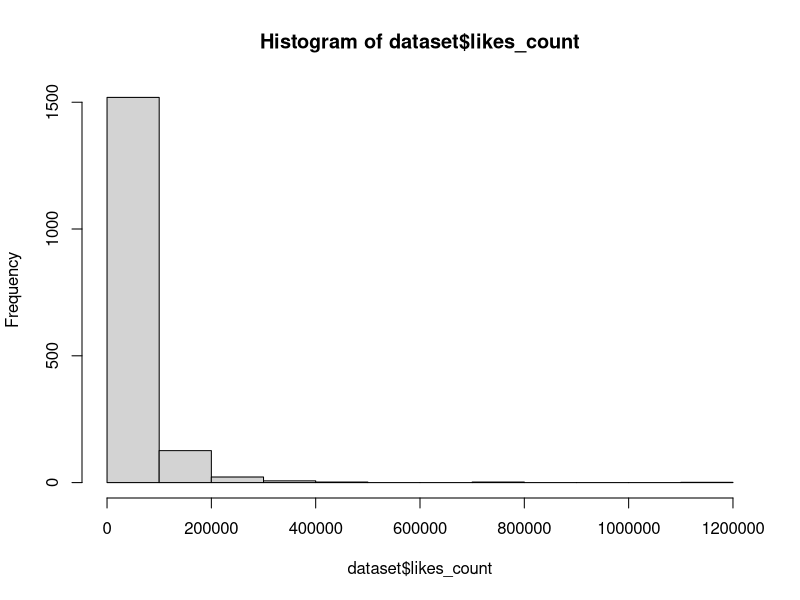
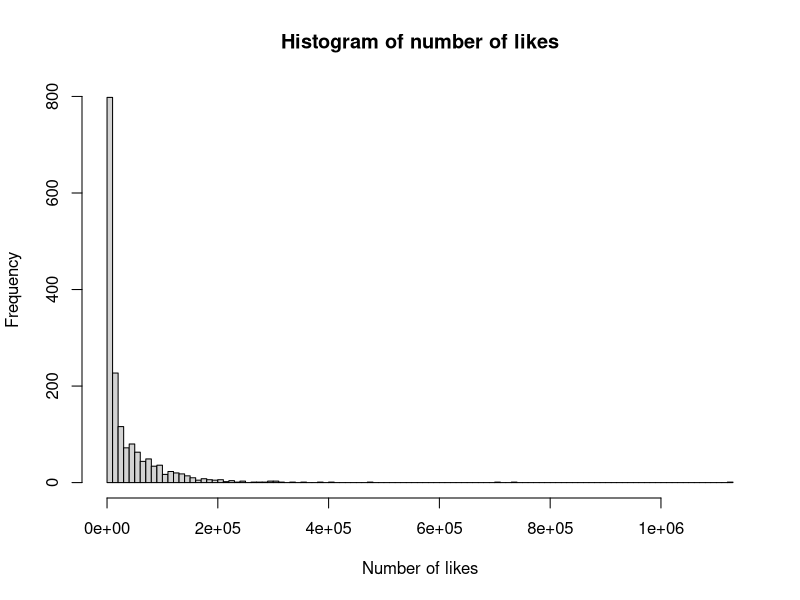
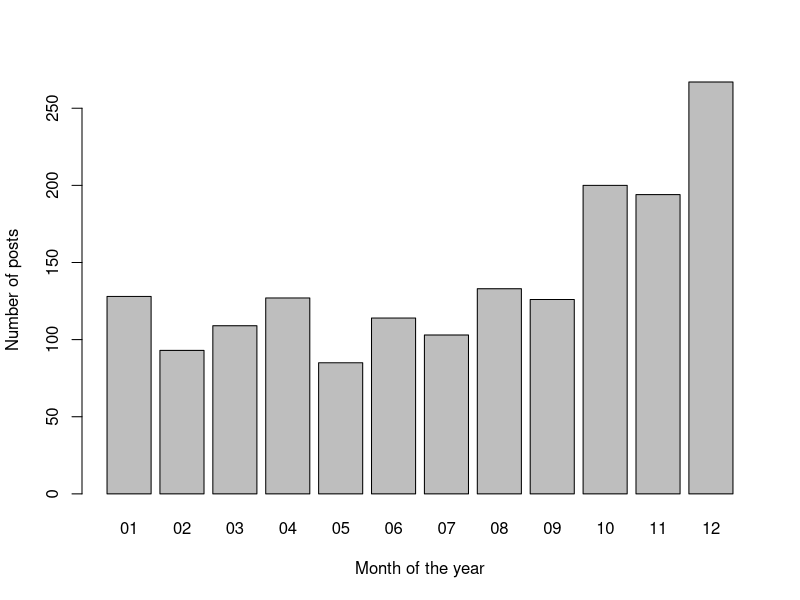
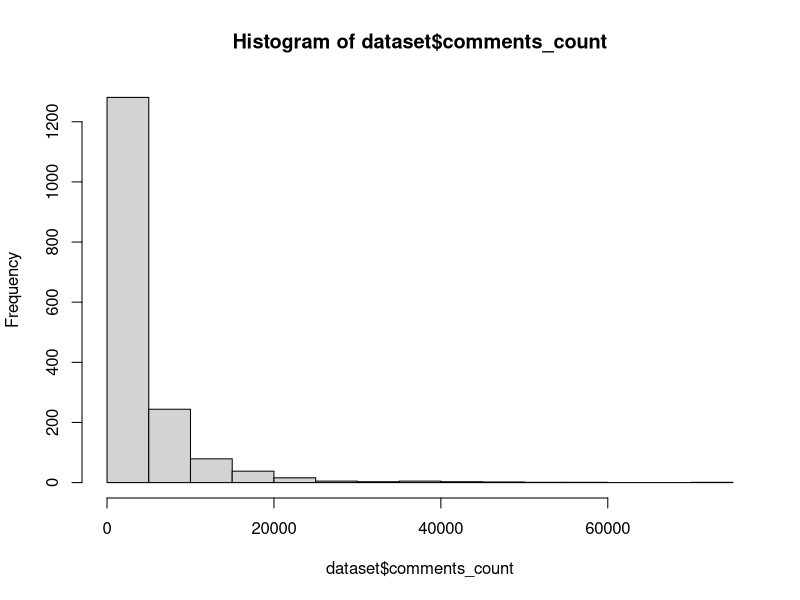
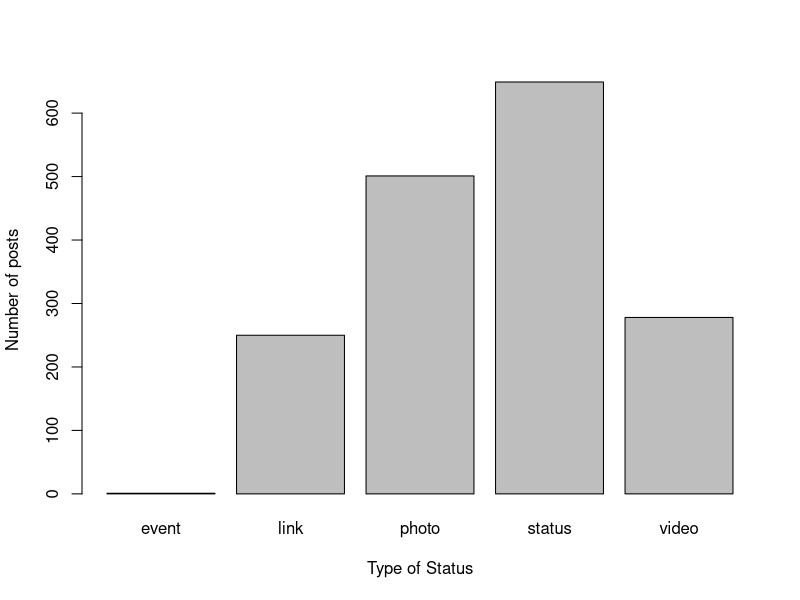

The R script that drew these images, in order:
################################################################
## Univariate analysis
## Author: Pablo Barbera
## Adapted by Sean Kates
## Social Media and Political Participation
## Lab 2, January 5th 2017
################################################################

## As usual, before we run anything, we make sure to change the working
## directory to where we have all our code and data stored. In my case, it is:
setwd("~/Dropbox/Teaching/j-term/lab\ 2")
## But it will different for yours! Click on the wheel on the files tab on
## the bottom right panel; then choose "set as working directory"; and paste
## here in the script what you see on the console

dataset <- read.csv("lab2_trump_data.csv", stringsAsFactors=F)

##############################
### REVIEW FROM YESTERDAY ####
##############################

# Variables in a data frame can be accessed with $. For example:
dataset$created_time

# Each variable is a vector of numbers. Each value can be accessed with '[]'. 
dataset$created_time[1] ## first value

# To access a row of a data frame, use '[]' with a comma after the row number.
dataset[1, ] # first row 

# You can also use "which" to subset the data frame.
dataset[which(dataset$likes_count>500000), ] ## all posts with 500+ likes

# Something new: how can we combine statements to subset the data frame?

# a) to specify an AND condition:
dataset[which(dataset$likes_count>250000 & dataset$comments_count>20000), ] 
## all posts with 100+ likes AND 30+ comments

# b) to specify an OR condition:
dataset[which(dataset$type=="status" | dataset$comments_count>20000), ] 
## all posts that are status updates OR have 30+ comments

############################
### UNIVARIATE ANALYSIS ####
############################

#### CONTINUOUS VARIABLES ####

# Distribution of number of likes for each post (count variable)
summary(dataset$likes_count)
# Same for comments count
summary(dataset$comments_count)

# Each statistic has its own function, but 'summary' is more convenient
mean(dataset$likes_count)
median(dataset$likes_count)
min(dataset$likes_count)
quantile(dataset$likes_count)

# To visualize the distribution of a continuous variable, we can generate an histogram
hist(dataset$likes_count)
# x axis indicates number of likes, in "bins"
# y axis indicates count of posts within each category

# we can modify some of the options to make it more informative
hist(dataset$likes_count, breaks=100, 
     xlab="Number of likes", main="Histogram of number of likes")

#### CATEGORICAL VARIABLES ####

# What if a variable is categorical? For example, month of the year
# (Ignore the following line for now, we'll come back to this later)
dataset$month <- substr(dataset$created_time, 6, 7)
# We can use a frequency table
table(dataset$month)

# Or a proportion table
prop.table(table(dataset$month))

# As shown in the slides, we can turn this table into a bar chart
barplot(table(dataset$month), xlab="Month of the year", ylab="Number of posts")

# How can you save the plot to use it in Word? Click on "export", and then
# "Save plot as Image..."

############################
## In-class quiz
############################

# What is the average number of shares per post?
mean(dataset$shares_count)
# Prepare a histogram of the number of comments per post
hist(dataset$comments_count)
# Use a frequency table to look at the distribution of post types
table(dataset$type)
# Turn the previous table into a bar chart
barplot(table(dataset$type), xlab="Type of Status", ylab="Number of posts")

